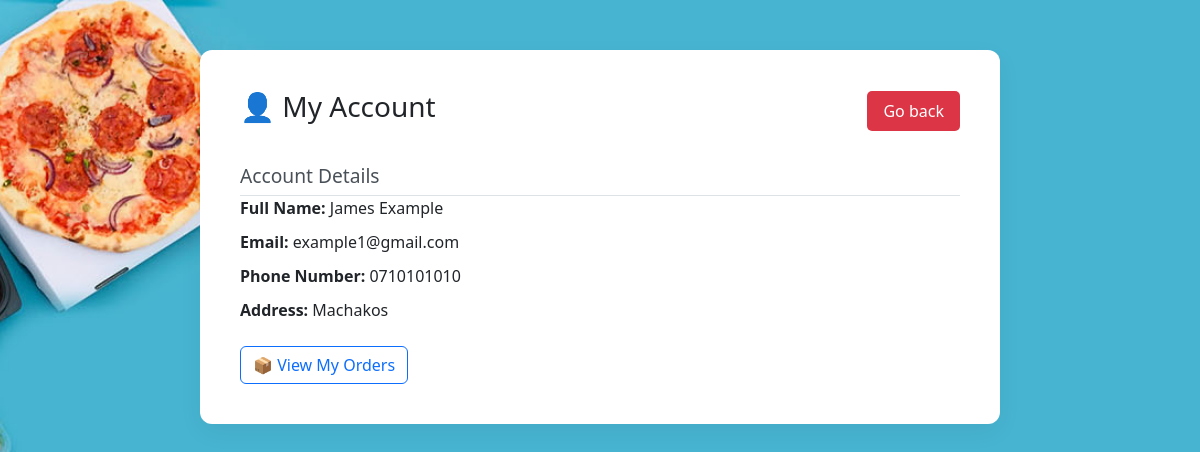
Screenshot of /my_account.php (signed in) with the database file from the repository.
### tables this page shows
CREATE TABLE `customers` (
  `customer_id` int(11) NOT NULL,
  `user_id` int(11) DEFAULT NULL,
  `full_name` varchar(100) DEFAULT NULL,
  `email` varchar(100) DEFAULT NULL,
  `phone_number` varchar(100) DEFAULT NULL,
  `delivery_address` varchar(100) DEFAULT NULL
);

CREATE TABLE `users` (
  `user_id` int(11) NOT NULL,
  `full_name` varchar(100) DEFAULT NULL,
  `email` varchar(100) DEFAULT NULL,
  `role` varchar(50) DEFAULT NULL,
  `password` varchar(100) NOT NULL,
  `created_at` timestamp NOT NULL DEFAULT current_timestamp()
);

### my_account.php (the view, shortened to what this page needs)
<?php
include("include_front/connect.php");
$customer_id = $_SESSION['customer_id'];
$query = "
    SELECT c.*, u.email
    FROM customers c
    JOIN users u ON c.user_id = u.user_id
    WHERE c.customer_id = ?
";
$stmt = $connect->prepare($query);
$stmt->bind_param("i", $customer_id);
$stmt->execute();
$result = $stmt->get_result();
$customer = $result->fetch_assoc();
?>
<!DOCTYPE html>
<html lang="en">
<head>
    <link href="https://cdn.jsdelivr.net/npm/bootstrap@5.3.0/dist/css/bootstrap.min.css" rel="stylesheet">
</head>
<body>
    <div class="account-container">
        <div class="account-header mb-4">
            <h3>👤 My Account</h3>
            <a href="index.php" class="logout-btn">Go back</a>
        </div>
        <div>
            <div class="section-title">Account Details</div>
            <p class="info-item"><strong>Full Name:</strong> <?= htmlspecialchars($customer['full_name']) ?></p>
            <p class="info-item"><strong>Email:</strong> <?= htmlspecialchars($customer['email']) ?></p>
            <p class="info-item"><strong>Phone Number:</strong> <?= htmlspecialchars($customer['phone_number']) ?></p>
            <p class="info-item"><strong>Address:</strong> <?= htmlspecialchars($customer['delivery_address']) ?></p>
        </div>
        <div class="mt-4">
            <a href="my_orders.php" class="btn btn-outline-primary">📦 View My Orders</a>
        </div>
    </div>
</body>
</html>

### my_account.php (style rules this page uses)
body { background-image: url('images/bg.jpg'); background-size: cover; background-position: center; background-attachment: fixed; height: 100vh; }
.account-container { max-width: 800px; margin: 50px auto; background: white; padding: 40px; border-radius: 12px; box-shadow: 0 8px 24px rgba(0, 0, 0, 0.05); }
.account-header { display: flex; justify-content: space-between; align-items: center; }
.logout-btn { background-color: #dc3545; color: white; border: none; padding: 8px 16px; border-radius: 5px; text-decoration: none; }
.section-title { margin-top: 30px; font-size: 1.2rem; color: #495057; font-weight: 500; border-bottom: 1px solid #dee2e6; padding-bottom: 5px; }
.info-item { margin-bottom: 10px; }

### rows the page displays
customers: full_name "James Example", user.email "example1@gmail.com", phone_number "0710101010", delivery_address "Machakos"
